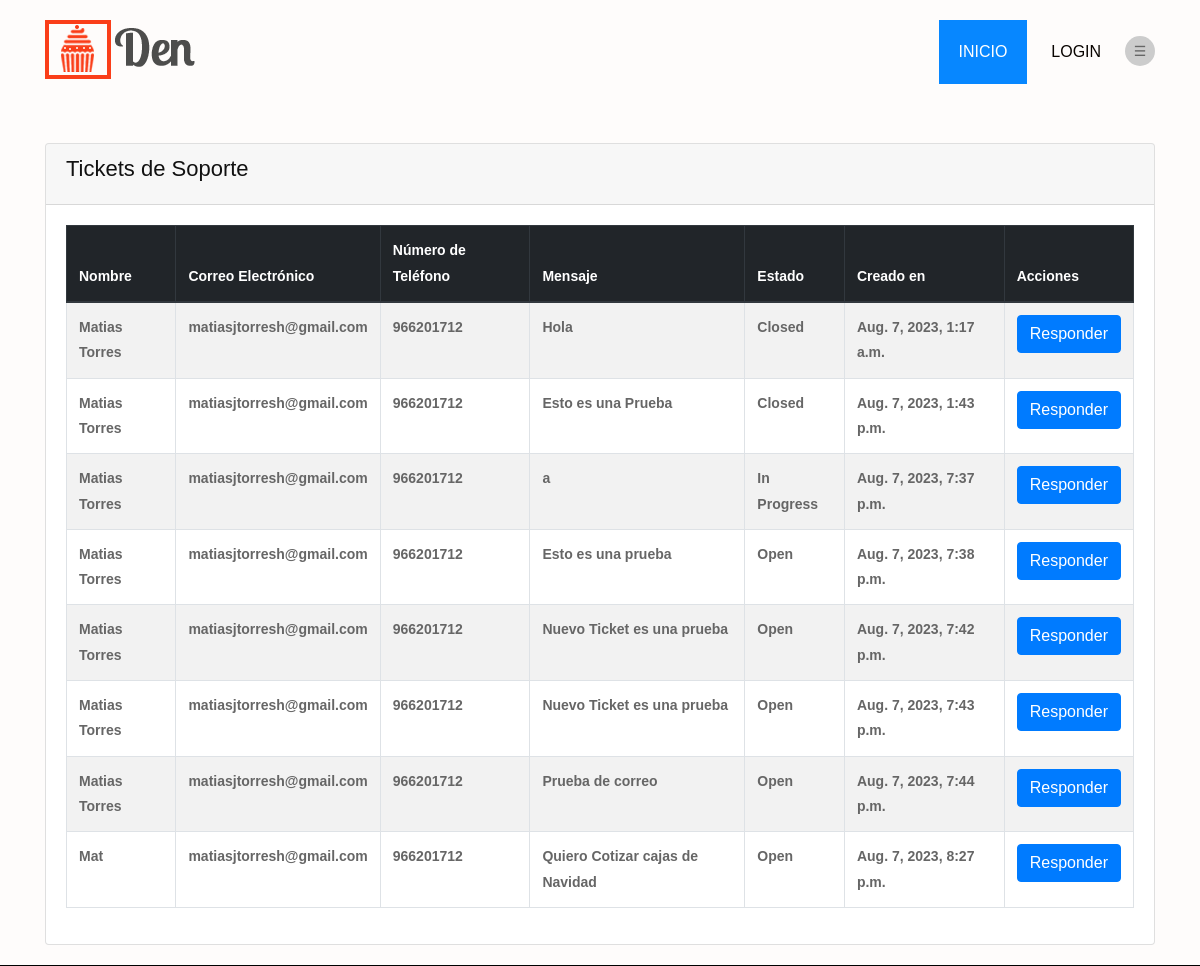
The page /create_ticket/ on the database as committed earlier.
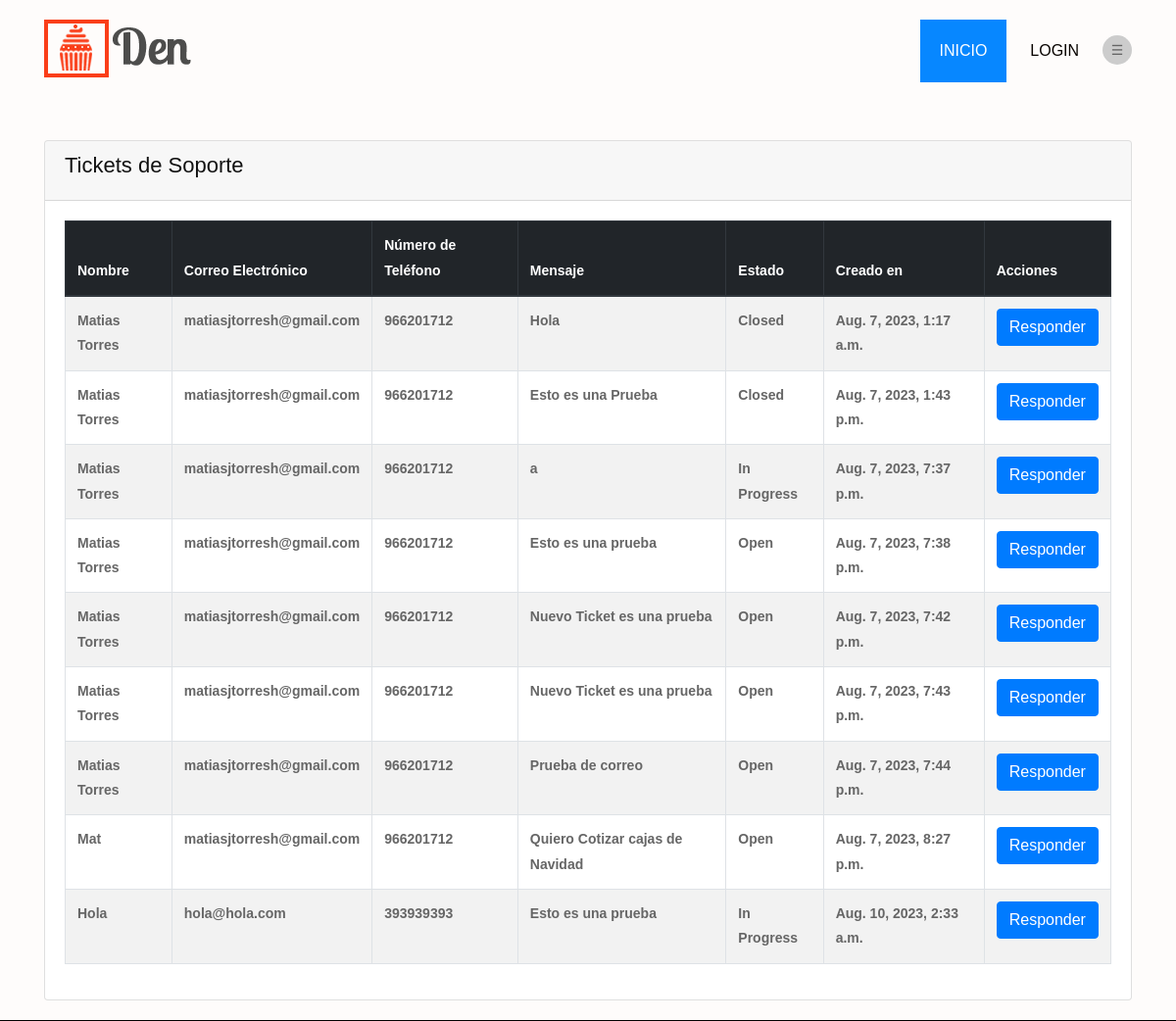
The same page on the database as committed later.
### core/models.py (models this page shows, shortened)
class Ticket(models.Model):
    STATUS_CHOICES = (
        ('Open', 'Abierto'),
        ('In Progress', 'En Progreso'),
        ('Closed', 'Cerrado'),
    )
    name = models.CharField(max_length=100)
    email = models.EmailField()
    phone_number = models.CharField(max_length=20)
    message = models.TextField()
    status = models.CharField(max_length=20, choices=STATUS_CHOICES, default='Open')
    created_at = models.DateTimeField(default=timezone.now)
    updated_at = models.DateTimeField(default=timezone.now)
    respuesta = models.TextField(blank=True, null=True)  # Campo para almacenar la respuesta

### core/views.py (the view)
# urls.py: path('create_ticket/', views.create_ticket, name='create_ticket'),
def create_ticket(request):
    tickets = Ticket.objects.all()
    context = {'tickets': tickets}
    return render(request, "core/create_ticket.html", context)

### core/templates/core/create_ticket.html (shortened to what this page needs)
{% extends 'core/base.html' %}
{% load static %}
{% block contenido %}
<div class="container mt-4">
    <div class="card">
        <div class="card-header">
            <h2>Tickets de Soporte</h2>
        </div>
        <div class="card-body">
            <div class="table-responsive">
                <table class="table table-bordered table-striped">
                    <thead class="thead-dark">
                        <tr>
                            <th><strong>Nombre</strong></th>
                            <th><strong>Correo Electrónico</strong></th>
                            <th><strong>Número de Teléfono</strong></th>
                            <th><strong>Mensaje</strong></th>
                            <th><strong>Estado</strong></th>
                            <th><strong>Creado en</strong></th>
                            <th><strong>Acciones</strong></th>
                        </tr>
                    </thead>
                    <tbody>
                        {% for ticket in tickets %}
                        <tr>
                            <td><strong>{{ ticket.name }}</strong></td>
                            <td><strong>{{ ticket.email }}</strong></td>
                            <td><strong>{{ ticket.phone_number }}</strong></td>
                            <td><strong>{{ ticket.message }}</strong></td>
                            <td><strong>{{ ticket.status }}</strong></td>
                            <td><strong>{{ ticket.created_at }}</strong></td>
                            <td>
                                <a href="{% url 'responder_ticket' ticket.id %}" class="btn btn-primary">Responder</a>
                            </td>
                        </tr>
                        {% endfor %}
                    </tbody>
                </table>
            </div>
        </div>
    </div>
</div>
{% endblock %}

Rows that differ between the two databases and show on the page:
added Ticket: name "Hola", email "hola@hola.com", phone_number "393939393", message "Esto es una prueba", status "In Progress", created_at "Aug. 10, 2023, 2:33 a.m."
